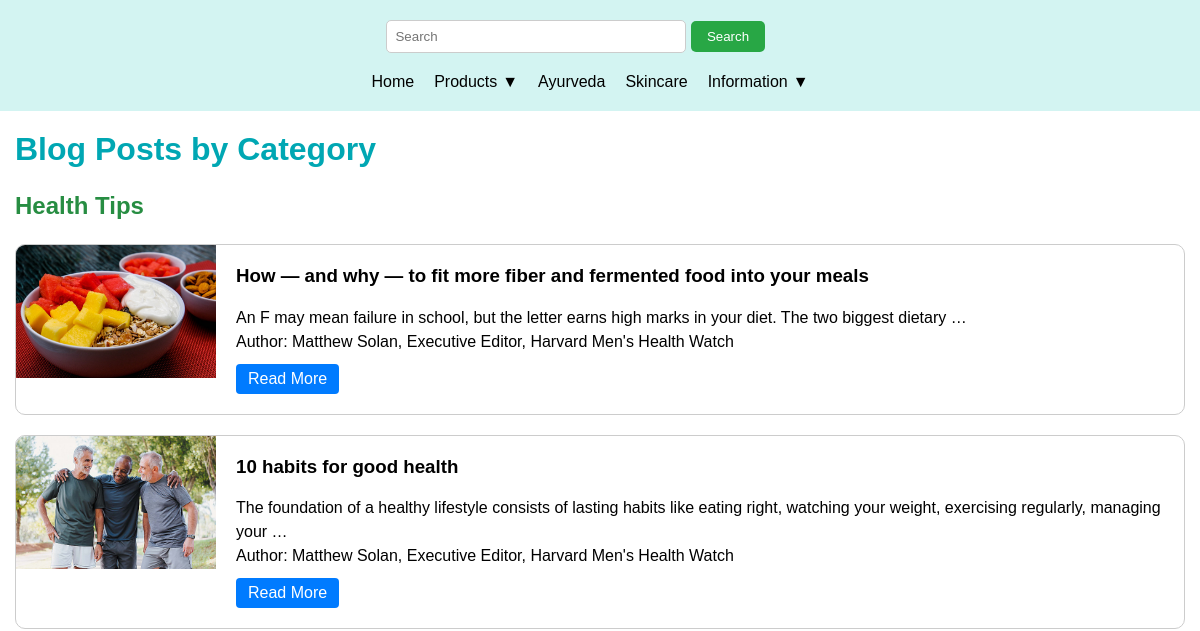
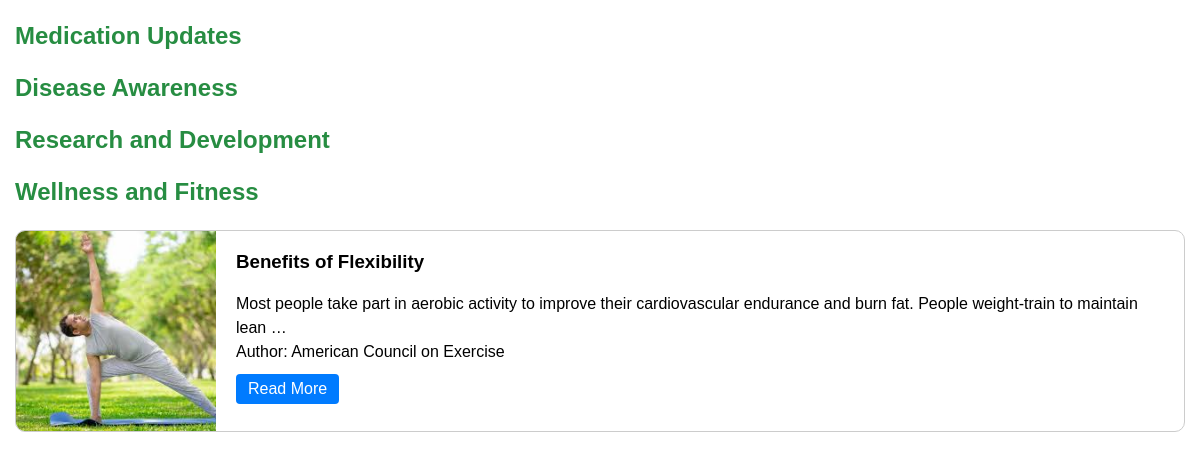
The app's page /blogs, older data (2 pictures, top to bottom).
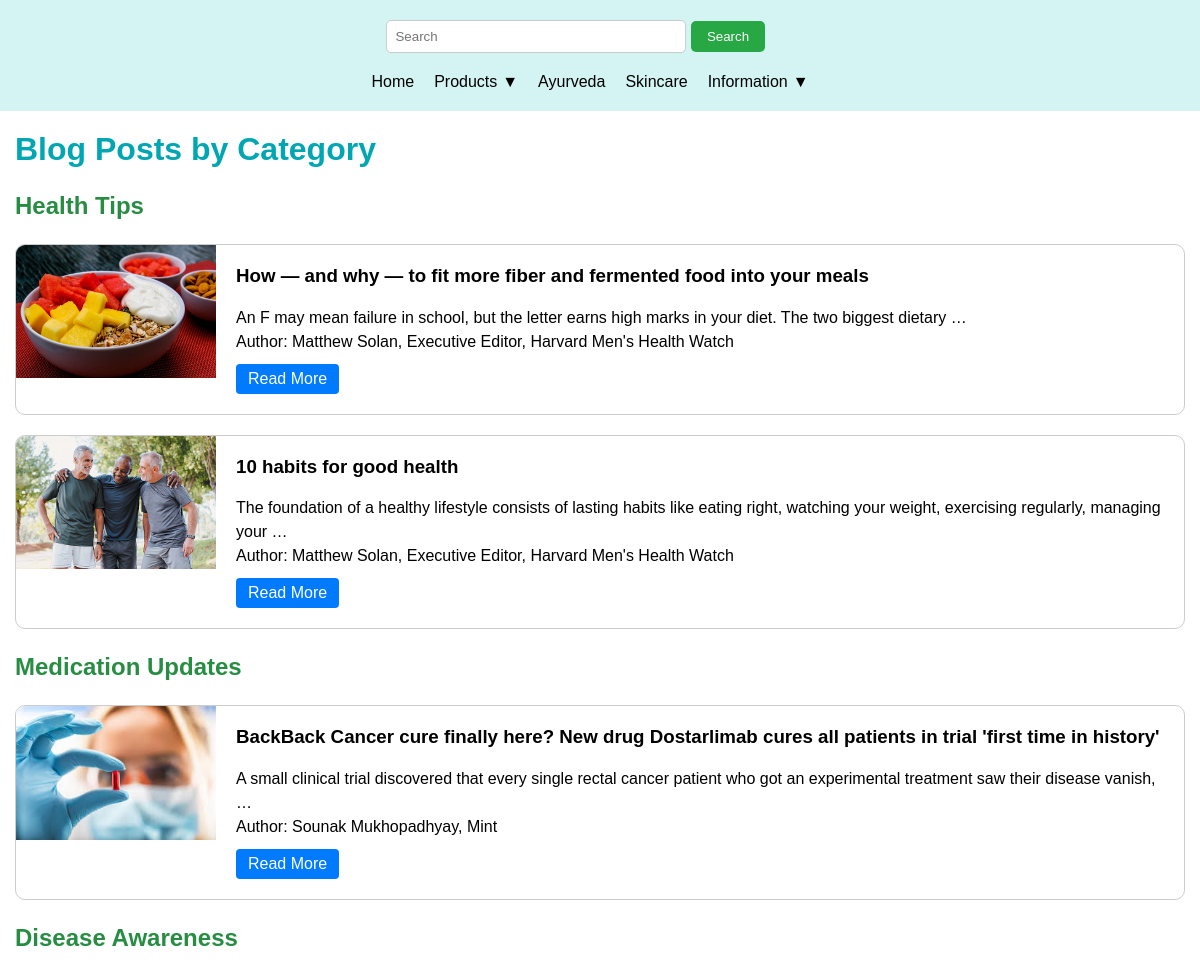
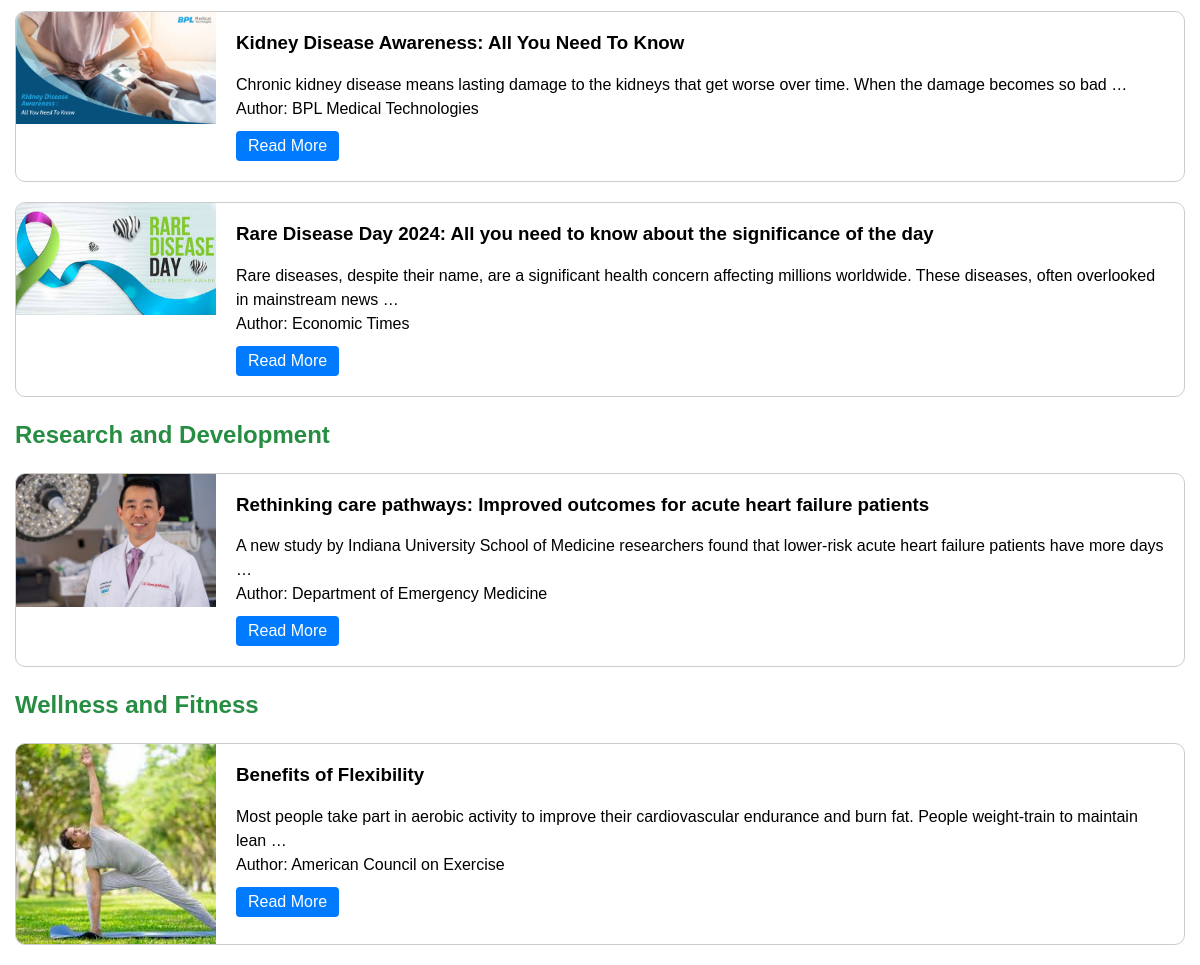
The same page, newer data (2 pictures, top to bottom).
### base/models.py (models this page shows, shortened)
class BlogPost(models.Model):
    CATEGORY_CHOICES = [
        ('Health Tips', 'Health Tips'),
        ('Medication Updates', 'Medication Updates'),
        ('Disease Awareness', 'Disease Awareness'),
        ('Research and Development', 'Research and Development'),
        ('Wellness and Fitness', 'Wellness and Fitness'),
    ]
    title = models.CharField(max_length=200)
    content = models.TextField()
    author = models.CharField(max_length=100)
    category = models.CharField(max_length=50, choices=CATEGORY_CHOICES)
    image = models.ImageField(upload_to='blog_images/', null=True, blank=True)
    created_at = models.DateTimeField(auto_now_add=True)

### base/views.py (the view)
# urls.py: path("blogs",views.blog_category_view, name='blog_category_view'),
def blog_category_view(request):
    all_posts = BlogPost.objects.all()
    categorized_posts = {}
    for category, _ in BlogPost.CATEGORY_CHOICES:
        categorized_posts[category] = all_posts.filter(category=category)
    context = {
        'categorized_posts': categorized_posts
    }
    return render(request, 'blog.html', context)

### base/templates/blog.html (shortened to what this page needs)
{% extends "basehome.html" %}
{% block content %}
<div class="container">
    <h1>Blog Posts by Category</h1>
    {% for category, posts in categorized_posts.items %}
      <div class="category-section">
        <h2>{{ category }}</h2>
        <div class="post-list">
          {% for post in posts %}
            <div class="post-box">
              <div class="post-thumbnail">
                {% if post.image %}
                  <img src="{{ post.image.url }}" alt="{{ post.title }}">
                {% endif %}
              </div>
              <div class="post-details">
                <h3>{{ post.title }}</h3>
                <p>{{ post.content|truncatewords:20 }}</p>
                <p>Author: {{ post.author }}</p>
                <a href="{% url 'base:blog_detail' blog_id=post.id %}" class="read-more">Read More</a>
              </div>
            </div>
          {% endfor %}
        </div>
      </div>
    {% endfor %}
  </div>
{% endblock %}

### base/templates/basehome.html (shortened to what this page needs)
<!DOCTYPE html>
<html lang="en">
<head>
    {% load static %}
    <link rel="stylesheet" href="{% static "sample.css" %}">
    <link rel="stylesheet" href="https://cdnjs.cloudflare.com/ajax/libs/font-awesome/6.0.0-beta3/css/all.min.css">
</head>
<body>
    <section class="header">
        <div class="header-top">
            <div class="container">
                <div class="container mb-4">
                    <form method="GET" action="{% url 'base:search' %}" class="search-form">
                        <input class="search-input" type="search" placeholder="Search" aria-label="Search" name="getdata">
                        <button class="search-button" type="submit">Search</button>
                    </form>
                </div>
                <nav class="navbar">
                    <ul class="navbar-list">
                        <li>
                            <a href="{% url 'base:home' %}" class="navbar-link has-after">Home</a>
                        </li>
                        <li class="dropdown">
                            <a href="#" class="navbar-link has-after dropdown-toggle">Products</a>
                        </li>
                        <li>
                            <a href="{% url 'base:ayurveda' %}" class="navbar-link has-after">Ayurveda</a>
                        </li>
                        <li>
                            <a href="{% url 'base:skincare' %}" class="navbar-link has-after">Skincare</a>
                        </li>
                        <li class="dropdown">
                            <a href="#" class="navbar-link has-after dropdown-toggle">Information</a>
                        </li>
                    </ul>
                </nav>
            </div>
        </div>
    </section>
    {% block content %}{% endblock content %}
        </body>
        </html>

### base/static/sample.css (style rules this page uses)
* { margin: 0; padding: 0; box-sizing: border-box; }
html { font-size: 16px; font-family: 'Urbanist', sans-serif; }
h1, h2, h3, h4, h5, h6 { font-weight: 600; }
p { line-height: 1.5; }
img { max-width: 100%; height: auto; }
.container { max-width: 1200px; margin: 0 auto; padding: 0 15px; }
.header { background-color: #f8f8f8; padding: 10px 0; }
.header-top { display: flex; justify-content: space-between; align-items: center; }
.navbar-list { display: flex; list-style: none; }
.navbar-link { text-decoration: none; color: #333; margin-right: 20px; }
ul { list-style: none; padding: 0; margin: 0; }
body { font-family: Arial, sans-serif; }
h2, h3 { margin: 1em 0; }

### base/templates/basehome.html (style rules this page uses)
.header { background-color: #d3f4f2; padding: 20px 0; }
.header-top { display: flex; justify-content: space-between; align-items: center; padding:0; }
.dropdown { position: relative; }
.dropdown-toggle, .dropdown-toggle:focus { text-decoration: none; color: #000; cursor: pointer; outline: none; }
.dropdown-toggle::after { content: '\25BC'; margin-left: 5px; }
.navbar-link { color: #000; }
.search-form { display: block; justify-content: center; margin-bottom: 20px; }
.search-input { width: 300px; padding: 8px; border-radius: 5px; border: 1px solid #ccc; }
.search-button { background-color: #28a745; color: #fff; border: none; padding: 8px 16px; border-radius: 5px; cursor: pointer; }

### base/templates/blog.html (style rules this page uses)
h1 { color: #00a7b3; margin-top: 20px; }
h2 { color: #278d42; }
.post-box { display: flex; margin-bottom: 20px; border: 1px solid #ccc; border-radius: 10px; overflow: hidden; }
.post-thumbnail { flex: 0 0 200px; }
.post-thumbnail img { width: 100%; height: auto; display: block; }
.post-details { flex: 1; padding: 20px; }
.post-details h3 { margin-top: 0; }
.post-details .read-more { display: inline-block; padding: 6px 12px; background-color: #007bff; color: #fff; text-decoration: none; border-radius: 4px; margin-top: 10px; }

Row changes from the older to the newer data that the page shows:
added BlogPost: image (picture), title "BackBack Cancer cure finally here? New drug Dostarlimab cures all patients in trial 'first time in history'", content "A small clinical trial discovered that every single rectal cancer patient who got an experimental treatment saw their disease vanish, …", author "Sounak Mukhopadhyay, Mint", shown under "Medication Updates"
added BlogPost: image (picture), title "Kidney Disease Awareness: All You Need To Know", content "Chronic kidney disease means lasting damage to the kidneys that get worse over time. When the damage becomes so bad …", author "BPL Medical Technologies", shown under "Disease Awareness"
added BlogPost: image (picture), title "Rare Disease Day 2024: All you need to know about the significance of the day", content "Rare diseases, despite their name, are a significant health concern affecting millions worldwide. These diseases, often overlooked in mainstream news …", author "Economic Times", shown under "Disease Awareness"
added BlogPost: image (picture), title "Rethinking care pathways: Improved outcomes for acute heart failure patients", content "A new study by Indiana University School of Medicine researchers found that lower-risk acute heart failure patients have more days …", author "Department of Emergency Medicine", shown under "Research and Development"
